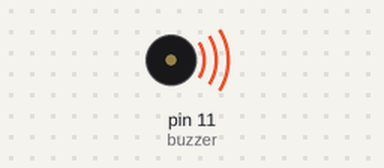
A sketch run on a simulated Arduino Uno, built with avr-gcc and run on an emulated ATmega328P. On the bench: buzzer (waves = sounding, pin HIGH). Random numbers use the default seed unless the sketch sets one.

Above: at 5.1 s.
At 6.1 s:
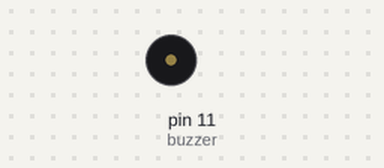
Timing chart, 0 to 7.6 s (numbered marks = the images above):
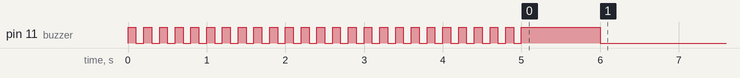

The sketch:

_01_-_Batata_quente.ino
```cpp
int buzzer = 11;
int vezes = 0;

void setup() {
  pinMode(buzzer, OUTPUT);
  randomSeed(analogRead(A0));
  vezes = random(10, 100);
  for (int i = 0; i <= vezes; i++) {
    digitalWrite(buzzer, HIGH);
    delay(100);
    digitalWrite(buzzer, LOW);
    delay(100);
  }
  digitalWrite(buzzer, HIGH);
  delay(1000);
  digitalWrite(buzzer, LOW);
}

void loop() {
}
```
